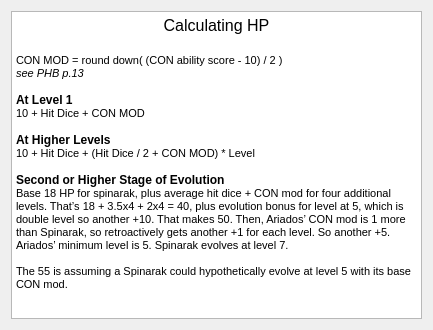
<?xml version="1.0" encoding="UTF-8"?>
<ui version="4.0">
 <class>Form</class>
 <widget class="QWidget" name="Form">
  <property name="geometry">
   <rect>
    <x>0</x>
    <y>0</y>
    <width>433</width>
    <height>330</height>
   </rect>
  </property>
  <property name="windowTitle">
   <string>Calculating HP</string>
  </property>
  <layout class="QHBoxLayout" name="horizontalLayout">
   <item>
    <widget class="QTextBrowser" name="textBrowser">
     <property name="html">
      <string>&lt;!DOCTYPE HTML PUBLIC &quot;-//W3C//DTD HTML 4.0//EN&quot; &quot;http://www.w3.org/TR/REC-html40/strict.dtd&quot;&gt;
&lt;html&gt;&lt;head&gt;&lt;meta name=&quot;qrichtext&quot; content=&quot;1&quot; /&gt;&lt;style type=&quot;text/css&quot;&gt;
p, li { white-space: pre-wrap; }
&lt;/style&gt;&lt;/head&gt;&lt;body style=&quot; font-family:'MS Shell Dlg 2'; font-size:8.25pt; font-weight:400; font-style:normal;&quot;&gt;
&lt;p align=&quot;center&quot; style=&quot; margin-top:0px; margin-bottom:0px; margin-left:0px; margin-right:0px; -qt-block-indent:0; text-indent:0px;&quot;&gt;&lt;span style=&quot; font-size:12pt;&quot;&gt;Calculating HP&lt;/span&gt;&lt;/p&gt;
&lt;p align=&quot;center&quot; style=&quot;-qt-paragraph-type:empty; margin-top:0px; margin-bottom:0px; margin-left:0px; margin-right:0px; -qt-block-indent:0; text-indent:0px; font-size:12pt;&quot;&gt;&lt;br /&gt;&lt;/p&gt;
&lt;p style=&quot; margin-top:0px; margin-bottom:0px; margin-left:0px; margin-right:0px; -qt-block-indent:0; text-indent:0px;&quot;&gt;CON MOD = round down( (CON ability score - 10) / 2 )&lt;/p&gt;
&lt;p style=&quot; margin-top:0px; margin-bottom:0px; margin-left:0px; margin-right:0px; -qt-block-indent:0; text-indent:0px;&quot;&gt;&lt;span style=&quot; font-style:italic;&quot;&gt;see PHB p.13&lt;/span&gt;&lt;/p&gt;
&lt;p style=&quot;-qt-paragraph-type:empty; margin-top:0px; margin-bottom:0px; margin-left:0px; margin-right:0px; -qt-block-indent:0; text-indent:0px;&quot;&gt;&lt;br /&gt;&lt;/p&gt;
&lt;p style=&quot; margin-top:0px; margin-bottom:0px; margin-left:0px; margin-right:0px; -qt-block-indent:0; text-indent:0px;&quot;&gt;&lt;span style=&quot; font-size:9pt; font-weight:600;&quot;&gt;At Level 1&lt;/span&gt;&lt;/p&gt;
&lt;p style=&quot; margin-top:0px; margin-bottom:0px; margin-left:0px; margin-right:0px; -qt-block-indent:0; text-indent:0px;&quot;&gt;10 + Hit Dice + CON MOD&lt;/p&gt;
&lt;p style=&quot;-qt-paragraph-type:empty; margin-top:0px; margin-bottom:0px; margin-left:0px; margin-right:0px; -qt-block-indent:0; text-indent:0px;&quot;&gt;&lt;br /&gt;&lt;/p&gt;
&lt;p style=&quot; margin-top:0px; margin-bottom:0px; margin-left:0px; margin-right:0px; -qt-block-indent:0; text-indent:0px;&quot;&gt;&lt;span style=&quot; font-size:9pt; font-weight:600;&quot;&gt;At Higher Levels&lt;/span&gt;&lt;/p&gt;
&lt;p style=&quot; margin-top:0px; margin-bottom:0px; margin-left:0px; margin-right:0px; -qt-block-indent:0; text-indent:0px;&quot;&gt;&lt;span style=&quot; font-size:8pt;&quot;&gt;10 + Hit Dice + (Hit Dice / 2 + CON MOD) * Level&lt;/span&gt;&lt;/p&gt;
&lt;p style=&quot;-qt-paragraph-type:empty; margin-top:0px; margin-bottom:0px; margin-left:0px; margin-right:0px; -qt-block-indent:0; text-indent:0px;&quot;&gt;&lt;br /&gt;&lt;/p&gt;
&lt;p style=&quot; margin-top:0px; margin-bottom:0px; margin-left:0px; margin-right:0px; -qt-block-indent:0; text-indent:0px;&quot;&gt;&lt;span style=&quot; font-size:9pt; font-weight:600;&quot;&gt;Second or Higher Stage of Evolution&lt;/span&gt;&lt;/p&gt;
&lt;p style=&quot; margin-top:0px; margin-bottom:0px; margin-left:0px; margin-right:0px; -qt-block-indent:0; text-indent:0px;&quot;&gt;Base 18 HP for spinarak, plus average hit dice + CON mod for four additional levels. That’s 18 + 3.5x4 + 2x4 = 40, plus evolution bonus for level at 5, which is double level so another +10. That makes 50. Then, Ariados’ CON mod is 1 more than Spinarak, so retroactively gets another +1 for each level. So another +5. Ariados’ minimum level is 5. Spinarak evolves at level 7.&lt;/p&gt;
&lt;p style=&quot;-qt-paragraph-type:empty; margin-top:0px; margin-bottom:0px; margin-left:0px; margin-right:0px; -qt-block-indent:0; text-indent:0px;&quot;&gt;&lt;br /&gt;&lt;/p&gt;
&lt;p style=&quot; margin-top:0px; margin-bottom:0px; margin-left:0px; margin-right:0px; -qt-block-indent:0; text-indent:0px;&quot;&gt;The 55 is assuming a Spinarak could hypothetically evolve at level 5 with its base CON mod.&lt;/p&gt;&lt;/body&gt;&lt;/html&gt;</string>
     </property>
    </widget>
   </item>
  </layout>
 </widget>
 <resources/>
 <connections/>
</ui>
